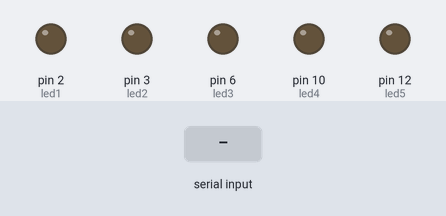
Simulated run of this sketch. Board: Arduino Uno, built with avr-gcc and run on an emulated ATmega328P. On the bench: output pins drawn as LEDs (lit = HIGH). Inputs (shaded band) come from the test bench.

Above: at 1.2 s.
1.3 s: "1" received over Serial
At 2.2 s:
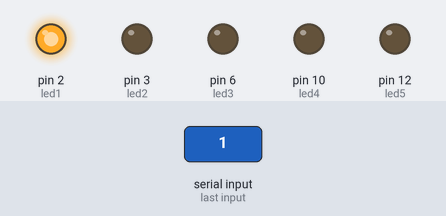
2.8 s: "2" received over Serial
At 3.3 s:
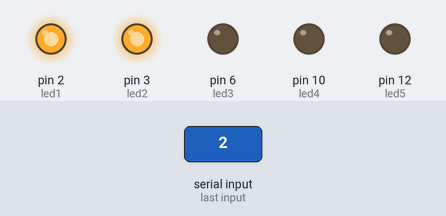
4.3 s: "3" received over Serial
At 5.5 s:
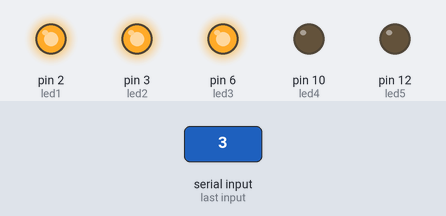
5.8 s: "4" received over Serial
At 6.8 s:
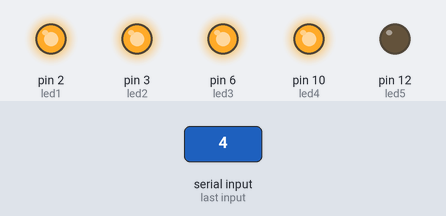
7.3 s: "5" received over Serial
At 7.9 s:
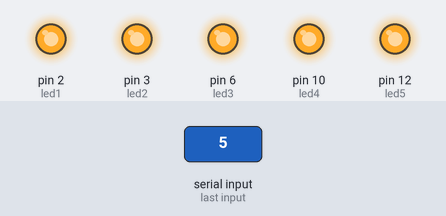
8.8 s: "0" received over Serial
At 9.1 s:
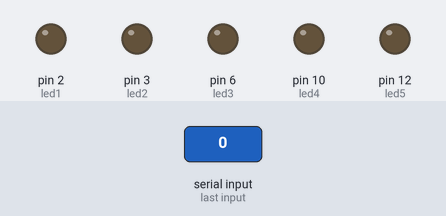
Timing chart, 0 to 11.3 s (numbered marks = the images above; inputs shaded):
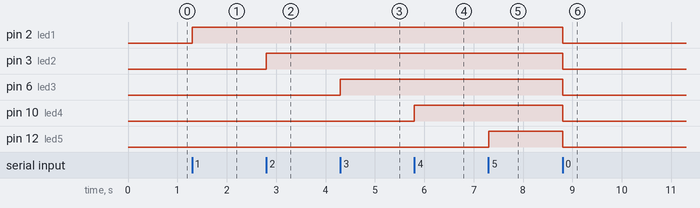

Measured:
- after the input at 1.3 s, pin 2 (led1): LOW → HIGH at once
- after the input at 2.8 s, pin 3 (led2): LOW → HIGH at once
- after the input at 4.3 s, pin 6 (led3): LOW → HIGH at once
- after the input at 5.8 s, pin 10 (led4): LOW → HIGH at once
- after the input at 7.3 s, pin 12 (led5): LOW → HIGH at once
- after the input at 8.8 s, pin 2 (led1), pin 3 (led2), pin 6 (led3), pin 10 (led4), pin 12 (led5): HIGH → LOW at once

The sketch:

hands_controller.ino
```cpp
const int led1 = 2;
const int led2 = 3;
const int led3 = 6;
const int led4 = 10;
const int led5 = 12;

char currentCommand = '0';

void setup() {
    Serial.begin(9600);
    pinMode(led1, OUTPUT);
    pinMode(led2, OUTPUT);
    pinMode(led3, OUTPUT);
    pinMode(led4, OUTPUT);
    pinMode(led5, OUTPUT);
}

void loop() {
    if (Serial.available() > 0) {
        char serialCommand = Serial.read();
        currentCommand = serialCommand;
    }
    controlarLeds(currentCommand);
}

void controlarLeds(char command) {
    // Liga ou desliga LEDs conforme o comando recebido
    switch (command) {
        case '1':
            digitalWrite(led1, HIGH);
            digitalWrite(led2, LOW);
            digitalWrite(led3, LOW);
            digitalWrite(led4, LOW);
            digitalWrite(led5, LOW);
            break;
        case '2':
            digitalWrite(led1, HIGH);
            digitalWrite(led2, HIGH);
            digitalWrite(led3, LOW);
            digitalWrite(led4, LOW);
            digitalWrite(led5, LOW);
            break;
        case '3':
            digitalWrite(led1, HIGH);
            digitalWrite(led2, HIGH);
            digitalWrite(led3, HIGH);
            digitalWrite(led4, LOW);
            digitalWrite(led5, LOW);
            break;
        case '4':
            digitalWrite(led1, HIGH);
            digitalWrite(led2, HIGH);
            digitalWrite(led3, HIGH);
            digitalWrite(led4, HIGH);
            digitalWrite(led5, LOW);
            break;
        case '5':
            digitalWrite(led1, HIGH);
            digitalWrite(led2, HIGH);
            digitalWrite(led3, HIGH);
            digitalWrite(led4, HIGH);
            digitalWrite(led5, HIGH);
            break;
        case '0':
            digitalWrite(led1, LOW);
            digitalWrite(led2, LOW);
            digitalWrite(led3, LOW);
            digitalWrite(led4, LOW);
            digitalWrite(led5, LOW);
            break;
        default:
            break;
    }
}
```
